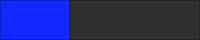
     <widget class="QFrame" name="top_bar">
      <property name="maximumSize">
       <size>
        <width>16777215</width>
        <height>40</height>
       </size>
      </property>
      <property name="styleSheet">
       <string notr="true">background-color: rgb(48, 48, 48);</string>
      </property>
      <property name="frameShape">
       <enum>QFrame::NoFrame</enum>
      </property>
      <property name="frameShadow">
       <enum>QFrame::Raised</enum>
      </property>
      <layout class="QHBoxLayout" name="horizontalLayout">
       <property name="spacing">
        <number>0</number>
       </property>
       <property name="leftMargin">
        <number>0</number>
       </property>
       <property name="topMargin">
        <number>0</number>
       </property>
       <property name="rightMargin">
        <number>0</number>
       </property>
       <property name="bottomMargin">
        <number>0</number>
       </property>
       <item>
        <widget class="QFrame" name="toggle_frame">
         <property name="maximumSize">
          <size>
           <width>70</width>
           <height>40</height>
          </size>
         </property>
         <property name="styleSheet">
          <string notr="true">background-color: rgb(17, 41, 255);</string>
         </property>
         <property name="frameShape">
          <enum>QFrame::StyledPanel</enum>
         </property>
         <property name="frameShadow">
          <enum>QFrame::Raised</enum>
         </property>
         <layout class="QVBoxLayout" name="verticalLayout_2">
          <property name="spacing">
           <number>0</number>
          </property>
          <property name="leftMargin">
           <number>0</number>
          </property>
          <property name="topMargin">
           <number>0</number>
          </property>
          <property name="rightMargin">
           <number>0</number>
          </property>
          <property name="bottomMargin">
           <number>0</number>
          </property>
          <item>
           <widget class="QPushButton" name="toggle_menu">
            <property name="sizePolicy">
             <sizepolicy hsizetype="Expanding" vsizetype="Expanding">
              <horstretch>0</horstretch>
              <verstretch>0</verstretch>
             </sizepolicy>
            </property>
            <property name="styleSheet">
             <string notr="true">color: rgb(255, 255, 255);
border: 0px solid;</string>
            </property>
            <property name="text">
             <string/>
            </property>
            <property name="icon">
             <iconset resource="resource.qrc">
              <normaloff>:/icons/icons/menu-4-24.png</normaloff>:/icons/icons/menu-4-24.png</iconset>
            </property>
            <property name="iconSize">
             <size>
              <width>24</width>
              <height>24</height>
             </size>
            </property>
           </widget>
          </item>
         </layout>
        </widget>
       </item>
       <item>
        <widget class="QFrame" name="top_frame">
         <property name="frameShape">
          <enum>QFrame::StyledPanel</enum>
         </property>
         <property name="frameShadow">
          <enum>QFrame::Raised</enum>
         </property>
        </widget>
       </item>
      </layout>
     </widget>
